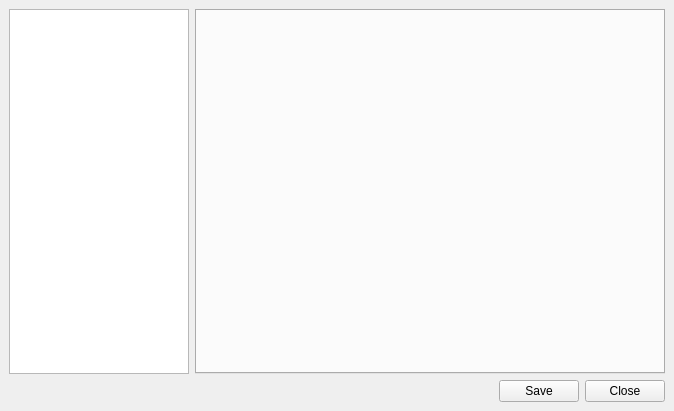
<?xml version="1.0" encoding="UTF-8"?>
<ui version="4.0">
 <class>DROConfig</class>
 <widget class="QMainWindow" name="DROConfig">
  <property name="geometry">
   <rect>
    <x>0</x>
    <y>0</y>
    <width>674</width>
    <height>411</height>
   </rect>
  </property>
  <property name="windowTitle">
   <string>MainWindow</string>
  </property>
  <property name="animated">
   <bool>true</bool>
  </property>
  <property name="documentMode">
   <bool>false</bool>
  </property>
  <property name="dockNestingEnabled">
   <bool>false</bool>
  </property>
  <property name="dockOptions">
   <set>QMainWindow::DockOption::AllowTabbedDocks|QMainWindow::DockOption::AnimatedDocks|QMainWindow::DockOption::ForceTabbedDocks</set>
  </property>
  <widget class="QWidget" name="centralwidget">
   <layout class="QVBoxLayout" name="verticalLayout_2">
    <item>
     <layout class="QVBoxLayout" name="verticalLayout">
      <property name="spacing">
       <number>6</number>
      </property>
      <property name="sizeConstraint">
       <enum>QLayout::SizeConstraint::SetDefaultConstraint</enum>
      </property>
      <item>
       <layout class="QHBoxLayout" name="horizontalLayout">
        <property name="sizeConstraint">
         <enum>QLayout::SizeConstraint::SetDefaultConstraint</enum>
        </property>
        <property name="leftMargin">
         <number>0</number>
        </property>
        <property name="topMargin">
         <number>0</number>
        </property>
        <property name="rightMargin">
         <number>0</number>
        </property>
        <item>
         <widget class="QListWidget" name="ConfigCategoryList">
          <property name="sizePolicy">
           <sizepolicy hsizetype="Expanding" vsizetype="Expanding">
            <horstretch>0</horstretch>
            <verstretch>0</verstretch>
           </sizepolicy>
          </property>
          <property name="maximumSize">
           <size>
            <width>180</width>
            <height>16777215</height>
           </size>
          </property>
         </widget>
        </item>
        <item>
         <widget class="QTabWidget" name="ConfigTabWidget">
          <property name="maximumSize">
           <size>
            <width>16777215</width>
            <height>16777215</height>
           </size>
          </property>
          <property name="currentIndex">
           <number>-1</number>
          </property>
         </widget>
        </item>
       </layout>
      </item>
      <item>
       <layout class="QHBoxLayout" name="horizontalLayout_3">
        <item>
         <spacer name="horizontalSpacer">
          <property name="orientation">
           <enum>Qt::Orientation::Horizontal</enum>
          </property>
          <property name="sizeHint" stdset="0">
           <size>
            <width>40</width>
            <height>20</height>
           </size>
          </property>
         </spacer>
        </item>
        <item>
         <widget class="QPushButton" name="BtnSaveConfig">
          <property name="text">
           <string>Save</string>
          </property>
         </widget>
        </item>
        <item>
         <widget class="QPushButton" name="pushButton">
          <property name="text">
           <string>Close</string>
          </property>
         </widget>
        </item>
       </layout>
      </item>
     </layout>
    </item>
   </layout>
  </widget>
  <widget class="QMenuBar" name="menubar">
   <property name="geometry">
    <rect>
     <x>0</x>
     <y>0</y>
     <width>674</width>
     <height>22</height>
    </rect>
   </property>
  </widget>
 </widget>
 <resources/>
 <connections/>
</ui>
